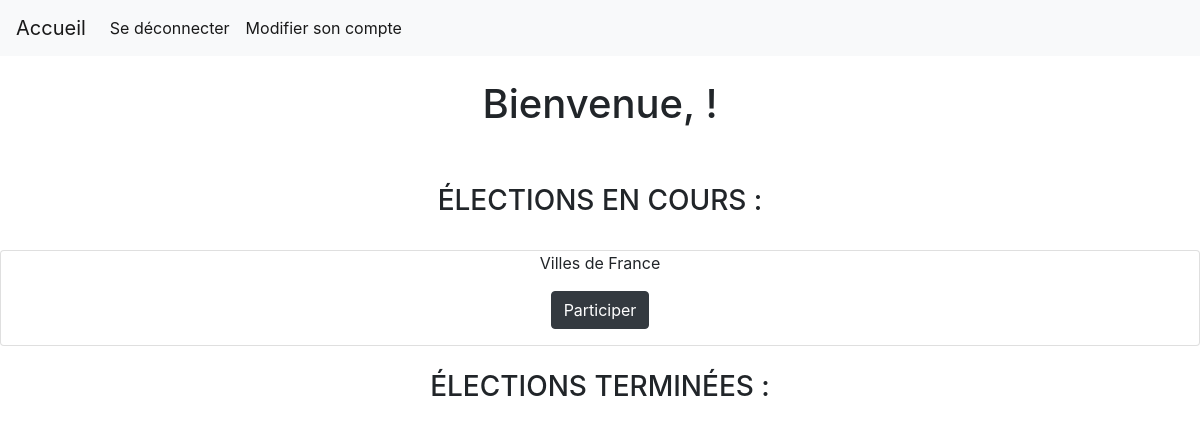
The app's page /electeur.php, older data.
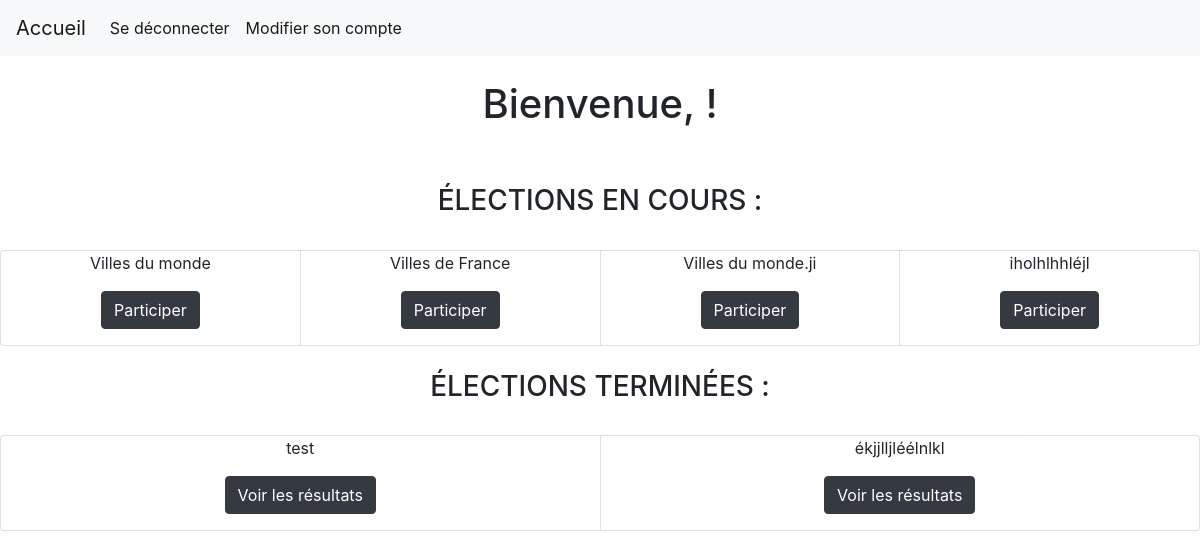
The same page, newer data.
### tables this page shows
CREATE TABLE `Election` (
  `IdElection` int(10) NOT NULL,
  `Intitule` varchar(50) NOT NULL,
  `estTerminee` tinyint(4) NOT NULL,
  `IdOrga` int(10) NOT NULL
);

### electeur.php (the view, shortened to what this page needs)
<!DOCTYPE html>
<html>
<head>
	<link rel="stylesheet" href="https://stackpath.bootstrapcdn.com/bootstrap/4.3.1/css/bootstrap.min.css">
</head>
<header>
	<nav class="navbar navbar-expand-lg navbar-light bg-light">
		<div class="collapse navbar-collapse" id="navbarTogglerDemo01">
			<a class="navbar-brand" href="electeur.php">Accueil</a>
    		<ul class="navbar-nav mr-auto mt-2 mt-lg-0">
      		<li class="nav-item active">
        		<a class="nav-link" href="scripts/scriptDeconnexion.php">Se déconnecter</a>
      		</li>
      		<li class="nav-item active">
        		<a class="nav-link" href="modifierCompte.php">Modifier son compte</a>
      		</li>
  		</div>
	</nav>
</header>
<body>
	<?php echo '<div style="text-align: center;"><br><h1 class="h1">Bienvenue, '.$_SESSION["pseudo"].' !</h1><br></div>'; ?>
	<div style="text-align: center;"><br><h3 class="h3">ÉLECTIONS EN COURS :</h3><br></div>
	<div class="card-group">
			<?php
				$connexion = mysqli_connect("localhost", "root", "") or die("Impossible de se connecter : " . mysqli_error($connexion));
				mysqli_select_db($connexion, "ProjetWebS4");
				$requete = "SELECT * FROM Election";
				$resultatreq = mysqli_query($connexion,$requete);
				if($resultatreq)
				{
					while($ligneResultat = mysqli_fetch_array($resultatreq))
					{
						if($ligneResultat['estTerminee']==0){
							echo "<div class='card' style='text-align:center;'>";
							echo "<form method='post' action='participation.php?IdElec=".$ligneResultat['IdElection']."'>";
							echo "<p>".$ligneResultat['Intitule']."</p>";
							echo "<p><input type='submit' name='participer' class='btn btn-dark' value='Participer'></p>";
							echo "</form>";
							echo "</div>";
						}
					}
				}
				else
				{
					echo "Impossible de charger les elections en cours";
				}
			?>
	</div>
	<div style="text-align: center;"><br><h3 class="h3">ÉLECTIONS TERMINÉES :</h3><br></div>
	<div class="card-group">
			<?php
				$connexion = mysqli_connect("localhost", "root", "") or die("Impossible de se connecter : " . mysqli_error($connexion));
				mysqli_select_db($connexion, "ProjetWebS4");
				$requete = "SELECT * FROM Election";
				$resultatreq = mysqli_query($connexion,$requete);
				if($resultatreq)
				{
					while($ligneResultat = mysqli_fetch_array($resultatreq))
					{
						if($ligneResultat['estTerminee']==1){
							echo "<div class='card' style='text-align:center;'>";
							echo "<form method='post' action='voirResultats.php?IdElec=".$ligneResultat['IdElection']."'>";
							echo "<p>".$ligneResultat['Intitule']."</p>";
							echo "<p><input type='submit' name='resultats' class='btn btn-dark' value='Voir les résultats'></p>";
							echo "</form>";
							echo "</div>";
						}
					}
				}
				else
				{
					echo "Impossible de charger les elections termnées";
				}
			?>
	</div>
</body>
</html>

Row changes from the older to the newer data that the page shows:
added election: Intitule "Villes du monde", shown under "ÉLECTIONS EN COURS :"
added election: Intitule "Villes du monde.ji", shown under "ÉLECTIONS EN COURS :"
added election: Intitule "iholhlhhléjl", shown under "ÉLECTIONS EN COURS :"
added election: Intitule "test", shown under "ÉLECTIONS TERMINÉES :"
added election: Intitule "ékjjlljléélnlkl", shown under "ÉLECTIONS TERMINÉES :"
